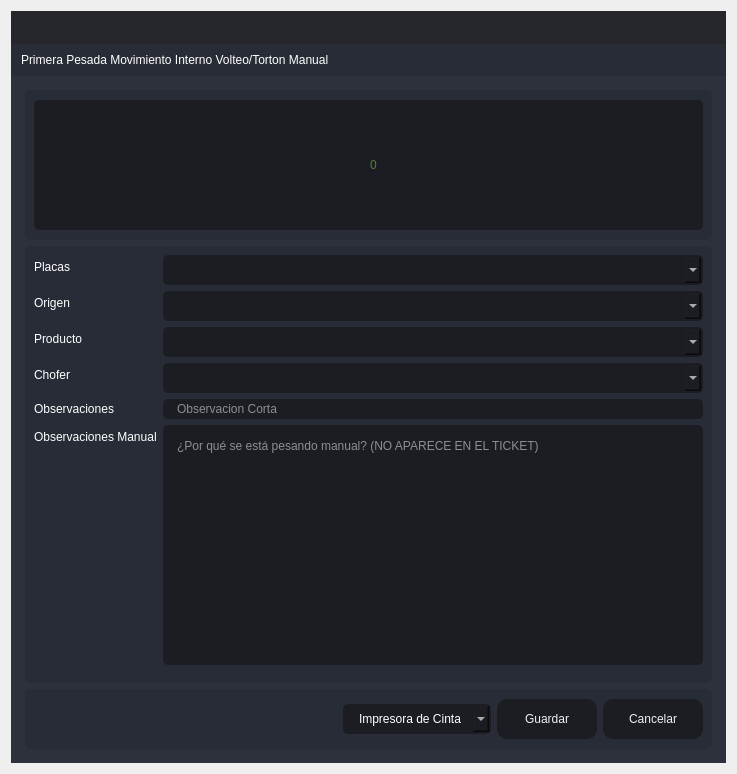
<?xml version="1.0" encoding="UTF-8"?>
<ui version="4.0">
 <class>PrimeraPTA</class>
 <widget class="QDialog" name="PrimeraPTA">
  <property name="windowModality">
   <enum>Qt::ApplicationModal</enum>
  </property>
  <property name="geometry">
   <rect>
    <x>0</x>
    <y>0</y>
    <width>737</width>
    <height>774</height>
   </rect>
  </property>
  <property name="minimumSize">
   <size>
    <width>737</width>
    <height>774</height>
   </size>
  </property>
  <property name="maximumSize">
   <size>
    <width>737</width>
    <height>774</height>
   </size>
  </property>
  <property name="windowTitle">
   <string>Primera Pesada Mov. Interno Torton Manual</string>
  </property>
  <layout class="QVBoxLayout" name="verticalLayout_6">
   <item>
    <widget class="QFrame" name="frame_main">
     <property name="styleSheet">
      <string notr="true">/* LINE EDIT */
QLineEdit {
	background-color: rgb(27, 29, 35);
	border-radius: 5px;
	border: 2px solid rgb(27, 29, 35);
	padding-left: 10px;
}
QLineEdit:hover {
	border: 2px solid rgb(64, 71, 88);
}
QLineEdit:focus {
	border: 2px solid rgb(91, 101, 124);
}

/* SCROLL BARS */
QScrollBar:horizontal {
    border: none;
    background: rgb(52, 59, 72);
    height: 14px;
    margin: 0px 21px 0 21px;
	border-radius: 0px;
}
QScrollBar::handle:horizontal {
    background: rgb(85, 170, 255);
    min-width: 25px;
	border-radius: 7px
}
QScrollBar::add-line:horizontal {
    border: none;
    background: rgb(55, 63, 77);
    width: 20px;
	border-top-right-radius: 7px;
    border-bottom-right-radius: 7px;
    subcontrol-position: right;
    subcontrol-origin: margin;
}
QScrollBar::sub-line:horizontal {
    border: none;
    background: rgb(55, 63, 77);
    width: 20px;
	border-top-left-radius: 7px;
    border-bottom-left-radius: 7px;
    subcontrol-position: left;
    subcontrol-origin: margin;
}
QScrollBar::up-arrow:horizontal, QScrollBar::down-arrow:horizontal
{
     background: none;
}
QScrollBar::add-page:horizontal, QScrollBar::sub-page:horizontal
{
     background: none;
}
 QScrollBar:vertical {
	border: none;
    background: rgb(52, 59, 72);
    width: 14px;
    margin: 21px 0 21px 0;
	border-radius: 0px;
 }
 QScrollBar::handle:vertical {	
	background: rgb(85, 170, 255);
    min-height: 25px;
	border-radius: 7px
 }
 QScrollBar::add-line:vertical {
     border: none;
    background: rgb(55, 63, 77);
     height: 20px;
	border-bottom-left-radius: 7px;
    border-bottom-right-radius: 7px;
     subcontrol-position: bottom;
     subcontrol-origin: margin;
 }
 QScrollBar::sub-line:vertical {
	border: none;
    background: rgb(55, 63, 77);
     height: 20px;
	border-top-left-radius: 7px;
    border-top-right-radius: 7px;
     subcontrol-position: top;
     subcontrol-origin: margin;
 }
 QScrollBar::up-arrow:vertical, QScrollBar::down-arrow:vertical {
     background: none;
 }

 QScrollBar::add-page:vertical, QScrollBar::sub-page:vertical {
     background: none;
 }

/* CHECKBOX */
QCheckBox::indicator {
    border: 3px solid rgb(52, 59, 72);
	width: 15px;
	height: 15px;
	border-radius: 10px;
    background: rgb(44, 49, 60);
}
QCheckBox::indicator:hover {
    border: 3px solid rgb(58, 66, 81);
}
QCheckBox::indicator:checked {
    background: 3px solid rgb(52, 59, 72);
	border: 3px solid rgb(52, 59, 72);	
	background-image: url(:/16x16/icons/16x16/cil-check-alt.png);
}

/* RADIO BUTTON */
QRadioButton::indicator {
    border: 3px solid rgb(52, 59, 72);
	width: 15px;
	height: 15px;
	border-radius: 10px;
    background: rgb(44, 49, 60);
}
QRadioButton::indicator:hover {
    border: 3px solid rgb(58, 66, 81);
}
QRadioButton::indicator:checked {
    background: 3px solid rgb(94, 106, 130);
	border: 3px solid rgb(52, 59, 72);	
}

/* COMBOBOX */
QComboBox{
	background-color: rgb(27, 29, 35);
	border-radius: 5px;
	border: 2px solid rgb(27, 29, 35);
	padding: 5px;
	padding-left: 10px;
}
QComboBox:hover{
	border: 2px solid rgb(64, 71, 88);
}
QComboBox::drop-down {
	subcontrol-origin: padding;
	subcontrol-position: top right;
	width: 25px; 
	border-left-width: 3px;
	border-left-color: rgba(39, 44, 54, 150);
	border-left-style: solid;
	border-top-right-radius: 3px;
	border-bottom-right-radius: 3px;	
	background-image: url(:/16x16/icons/16x16/cil-arrow-bottom.png);
	background-position: center;
	background-repeat: no-reperat;
 }
QComboBox QAbstractItemView {
	color: rgb(85, 170, 255);	
	background-color: rgb(27, 29, 35);
	padding: 10px;
	selection-background-color: rgb(39, 44, 54);
}

/* SLIDERS */
QSlider::groove:horizontal {
    border-radius: 9px;
    height: 18px;
	margin: 0px;
	background-color: rgb(52, 59, 72);
}
QSlider::groove:horizontal:hover {
	background-color: rgb(55, 62, 76);
}
QSlider::handle:horizontal {
    background-color: rgb(85, 170, 255);
    border: none;
    height: 18px;
    width: 18px;
    margin: 0px;
	border-radius: 9px;
}
QSlider::handle:horizontal:hover {
    background-color: rgb(105, 180, 255);
}
QSlider::handle:horizontal:pressed {
    background-color: rgb(65, 130, 195);
}

QSlider::groove:vertical {
    border-radius: 9px;
    width: 18px;
    margin: 0px;
	background-color: rgb(52, 59, 72);
}
QSlider::groove:vertical:hover {
	background-color: rgb(55, 62, 76);
}
QSlider::handle:vertical {
    background-color: rgb(85, 170, 255);
	border: none;
    height: 18px;
    width: 18px;
    margin: 0px;
	border-radius: 9px;
}
QSlider::handle:vertical:hover {
    background-color: rgb(105, 180, 255);
}
QSlider::handle:vertical:pressed {
    background-color: rgb(65, 130, 195);
}

</string>
     </property>
     <property name="frameShape">
      <enum>QFrame::NoFrame</enum>
     </property>
     <property name="frameShadow">
      <enum>QFrame::Raised</enum>
     </property>
     <layout class="QVBoxLayout" name="verticalLayout">
      <property name="spacing">
       <number>0</number>
      </property>
      <property name="leftMargin">
       <number>0</number>
      </property>
      <property name="topMargin">
       <number>0</number>
      </property>
      <property name="rightMargin">
       <number>0</number>
      </property>
      <property name="bottomMargin">
       <number>0</number>
      </property>
      <item>
       <widget class="QFrame" name="frame_top">
        <property name="minimumSize">
         <size>
          <width>0</width>
          <height>65</height>
         </size>
        </property>
        <property name="maximumSize">
         <size>
          <width>16777215</width>
          <height>65</height>
         </size>
        </property>
        <property name="styleSheet">
         <string notr="true">background-color: transparent;</string>
        </property>
        <property name="frameShape">
         <enum>QFrame::NoFrame</enum>
        </property>
        <property name="frameShadow">
         <enum>QFrame::Raised</enum>
        </property>
        <layout class="QHBoxLayout" name="horizontalLayout_3">
         <property name="spacing">
          <number>0</number>
         </property>
         <property name="leftMargin">
          <number>0</number>
         </property>
         <property name="topMargin">
          <number>0</number>
         </property>
         <property name="rightMargin">
          <number>0</number>
         </property>
         <property name="bottomMargin">
          <number>0</number>
         </property>
         <item>
          <widget class="QFrame" name="frame_toggle">
           <property name="maximumSize">
            <size>
             <width>70</width>
             <height>16777215</height>
            </size>
           </property>
           <property name="styleSheet">
            <string notr="true">background-color: rgb(27, 29, 35);</string>
           </property>
           <property name="frameShape">
            <enum>QFrame::NoFrame</enum>
           </property>
           <property name="frameShadow">
            <enum>QFrame::Raised</enum>
           </property>
           <layout class="QVBoxLayout" name="verticalLayout_3">
            <property name="spacing">
             <number>0</number>
            </property>
            <property name="leftMargin">
             <number>0</number>
            </property>
            <property name="topMargin">
             <number>0</number>
            </property>
            <property name="rightMargin">
             <number>0</number>
            </property>
            <property name="bottomMargin">
             <number>0</number>
            </property>
           </layout>
          </widget>
         </item>
         <item>
          <widget class="QFrame" name="frame_top_right">
           <property name="styleSheet">
            <string notr="true">background: transparent;</string>
           </property>
           <property name="frameShape">
            <enum>QFrame::NoFrame</enum>
           </property>
           <property name="frameShadow">
            <enum>QFrame::Raised</enum>
           </property>
           <layout class="QVBoxLayout" name="verticalLayout_2">
            <property name="spacing">
             <number>0</number>
            </property>
            <property name="leftMargin">
             <number>0</number>
            </property>
            <property name="topMargin">
             <number>0</number>
            </property>
            <property name="rightMargin">
             <number>0</number>
            </property>
            <property name="bottomMargin">
             <number>0</number>
            </property>
            <item>
             <widget class="QFrame" name="frame_top_btns">
              <property name="maximumSize">
               <size>
                <width>16777215</width>
                <height>42</height>
               </size>
              </property>
              <property name="styleSheet">
               <string notr="true">background-color: rgba(27, 29, 35, 200)</string>
              </property>
              <property name="frameShape">
               <enum>QFrame::NoFrame</enum>
              </property>
              <property name="frameShadow">
               <enum>QFrame::Raised</enum>
              </property>
              <layout class="QHBoxLayout" name="horizontalLayout_4">
               <property name="spacing">
                <number>0</number>
               </property>
               <property name="leftMargin">
                <number>0</number>
               </property>
               <property name="topMargin">
                <number>0</number>
               </property>
               <property name="rightMargin">
                <number>0</number>
               </property>
               <property name="bottomMargin">
                <number>0</number>
               </property>
               <item>
                <widget class="QFrame" name="frame_label_top_btns">
                 <property name="sizePolicy">
                  <sizepolicy hsizetype="Expanding" vsizetype="Preferred">
                   <horstretch>0</horstretch>
                   <verstretch>0</verstretch>
                  </sizepolicy>
                 </property>
                 <property name="frameShape">
                  <enum>QFrame::NoFrame</enum>
                 </property>
                 <property name="frameShadow">
                  <enum>QFrame::Raised</enum>
                 </property>
                 <layout class="QHBoxLayout" name="horizontalLayout_10">
                  <property name="spacing">
                   <number>0</number>
                  </property>
                  <property name="leftMargin">
                   <number>5</number>
                  </property>
                  <property name="topMargin">
                   <number>0</number>
                  </property>
                  <property name="rightMargin">
                   <number>10</number>
                  </property>
                  <property name="bottomMargin">
                   <number>0</number>
                  </property>
                 </layout>
                </widget>
               </item>
               <item alignment="Qt::AlignRight">
                <widget class="QFrame" name="frame_btns_right">
                 <property name="sizePolicy">
                  <sizepolicy hsizetype="Expanding" vsizetype="Preferred">
                   <horstretch>0</horstretch>
                   <verstretch>0</verstretch>
                  </sizepolicy>
                 </property>
                 <property name="maximumSize">
                  <size>
                   <width>120</width>
                   <height>16777215</height>
                  </size>
                 </property>
                 <property name="frameShape">
                  <enum>QFrame::NoFrame</enum>
                 </property>
                 <property name="frameShadow">
                  <enum>QFrame::Raised</enum>
                 </property>
                 <layout class="QHBoxLayout" name="horizontalLayout_5">
                  <property name="spacing">
                   <number>0</number>
                  </property>
                  <property name="leftMargin">
                   <number>0</number>
                  </property>
                  <property name="topMargin">
                   <number>0</number>
                  </property>
                  <property name="rightMargin">
                   <number>0</number>
                  </property>
                  <property name="bottomMargin">
                   <number>0</number>
                  </property>
                 </layout>
                </widget>
               </item>
              </layout>
             </widget>
            </item>
            <item>
             <widget class="QFrame" name="frame_top_info">
              <property name="maximumSize">
               <size>
                <width>16777215</width>
                <height>65</height>
               </size>
              </property>
              <property name="styleSheet">
               <string notr="true">background-color: rgb(39, 44, 54);</string>
              </property>
              <property name="frameShape">
               <enum>QFrame::NoFrame</enum>
              </property>
              <property name="frameShadow">
               <enum>QFrame::Raised</enum>
              </property>
              <layout class="QHBoxLayout" name="horizontalLayout_8">
               <property name="spacing">
                <number>0</number>
               </property>
               <property name="leftMargin">
                <number>10</number>
               </property>
               <property name="topMargin">
                <number>0</number>
               </property>
               <property name="rightMargin">
                <number>10</number>
               </property>
               <property name="bottomMargin">
                <number>0</number>
               </property>
               <item>
                <widget class="QLabel" name="label">
                 <property name="styleSheet">
                  <string notr="true">font: 75 16pt &quot;MS Shell Dlg 2&quot;;
color: rgb(255, 255, 255);</string>
                 </property>
                 <property name="text">
                  <string>Primera Pesada Movimiento Interno Volteo/Torton Manual</string>
                 </property>
                </widget>
               </item>
              </layout>
             </widget>
            </item>
           </layout>
          </widget>
         </item>
        </layout>
       </widget>
      </item>
      <item>
       <widget class="QFrame" name="frame_center">
        <property name="sizePolicy">
         <sizepolicy hsizetype="Expanding" vsizetype="Expanding">
          <horstretch>0</horstretch>
          <verstretch>0</verstretch>
         </sizepolicy>
        </property>
        <property name="styleSheet">
         <string notr="true">background-color: rgb(40, 44, 52);</string>
        </property>
        <property name="frameShape">
         <enum>QFrame::NoFrame</enum>
        </property>
        <property name="frameShadow">
         <enum>QFrame::Raised</enum>
        </property>
        <layout class="QHBoxLayout" name="horizontalLayout_2">
         <property name="spacing">
          <number>0</number>
         </property>
         <property name="leftMargin">
          <number>0</number>
         </property>
         <property name="topMargin">
          <number>0</number>
         </property>
         <property name="rightMargin">
          <number>0</number>
         </property>
         <property name="bottomMargin">
          <number>0</number>
         </property>
         <item>
          <widget class="QFrame" name="frame_content_right">
           <property name="styleSheet">
            <string notr="true">background-color: rgb(44, 49, 60);</string>
           </property>
           <property name="frameShape">
            <enum>QFrame::NoFrame</enum>
           </property>
           <property name="frameShadow">
            <enum>QFrame::Raised</enum>
           </property>
           <layout class="QVBoxLayout" name="verticalLayout_4">
            <property name="spacing">
             <number>0</number>
            </property>
            <property name="leftMargin">
             <number>0</number>
            </property>
            <property name="topMargin">
             <number>0</number>
            </property>
            <property name="rightMargin">
             <number>0</number>
            </property>
            <property name="bottomMargin">
             <number>0</number>
            </property>
            <item>
             <widget class="QFrame" name="frame_content">
              <property name="frameShape">
               <enum>QFrame::NoFrame</enum>
              </property>
              <property name="frameShadow">
               <enum>QFrame::Raised</enum>
              </property>
              <layout class="QVBoxLayout" name="verticalLayout_9">
               <property name="spacing">
                <number>0</number>
               </property>
               <property name="leftMargin">
                <number>5</number>
               </property>
               <property name="topMargin">
                <number>5</number>
               </property>
               <property name="rightMargin">
                <number>5</number>
               </property>
               <property name="bottomMargin">
                <number>5</number>
               </property>
               <item>
                <widget class="QStackedWidget" name="stackedWidget">
                 <property name="styleSheet">
                  <string notr="true">background: transparent;</string>
                 </property>
                 <property name="currentIndex">
                  <number>0</number>
                 </property>
                 <widget class="QWidget" name="page_home">
                  <layout class="QVBoxLayout" name="verticalLayout_10">
                   <item>
                    <widget class="QFrame" name="frame_3">
                     <property name="minimumSize">
                      <size>
                       <width>0</width>
                       <height>150</height>
                      </size>
                     </property>
                     <property name="maximumSize">
                      <size>
                       <width>16777215</width>
                       <height>150</height>
                      </size>
                     </property>
                     <property name="styleSheet">
                      <string notr="true">background-color: rgb(39, 44, 54);
border-radius: 5px;</string>
                     </property>
                     <property name="frameShape">
                      <enum>QFrame::StyledPanel</enum>
                     </property>
                     <property name="frameShadow">
                      <enum>QFrame::Raised</enum>
                     </property>
                     <layout class="QVBoxLayout" name="verticalLayout_11">
                      <item>
                       <layout class="QVBoxLayout" name="verticalLayout_8">
                        <item>
                         <widget class="QLineEdit" name="Peso">
                          <property name="minimumSize">
                           <size>
                            <width>0</width>
                            <height>130</height>
                           </size>
                          </property>
                          <property name="maximumSize">
                           <size>
                            <width>16777215</width>
                            <height>130</height>
                           </size>
                          </property>
                          <property name="styleSheet">
                           <string notr="true">QLineEdit {
	background-color: rgb(27, 29, 35);
	border-radius: 5px;
	border: 2px solid rgb(27, 29, 35);
	padding-left: 10px;
	font: 75 80pt &quot;MS Shell Dlg 2&quot;;	
	color: rgb(138, 226, 52);
}
QLineEdit:hover {
	border: 2px solid rgb(64, 71, 88);
}
QLineEdit:focus {
	border: 2px solid rgb(91, 101, 124);
}</string>
                          </property>
                          <property name="alignment">
                           <set>Qt::AlignCenter</set>
                          </property>
                          <property name="placeholderText">
                           <string>0</string>
                          </property>
                         </widget>
                        </item>
                       </layout>
                      </item>
                     </layout>
                    </widget>
                   </item>
                   <item>
                    <widget class="QFrame" name="frame">
                     <property name="styleSheet">
                      <string notr="true">background-color: rgb(39, 44, 54);
border-radius: 5px;</string>
                     </property>
                     <property name="frameShape">
                      <enum>QFrame::StyledPanel</enum>
                     </property>
                     <property name="frameShadow">
                      <enum>QFrame::Raised</enum>
                     </property>
                     <layout class="QVBoxLayout" name="verticalLayout_5">
                      <item>
                       <layout class="QVBoxLayout" name="verticalLayout_12">
                        <item>
                         <layout class="QFormLayout" name="formLayout">
                          <item row="0" column="0">
                           <widget class="QLabel" name="label_2">
                            <property name="styleSheet">
                             <string notr="true">color: rgb(255, 255, 255);
font: 75 12pt &quot;MS Shell Dlg 2&quot;;</string>
                            </property>
                            <property name="text">
                             <string>Placas</string>
                            </property>
                           </widget>
                          </item>
                          <item row="0" column="1">
                           <widget class="QComboBox" name="comboBox_placas">
                            <property name="styleSheet">
                             <string notr="true">QComboBox{
	background-color: rgb(27, 29, 35);
	border-radius: 5px;
	border: 2px solid rgb(27, 29, 35);
	padding: 5px;
	padding-left: 14px;
	color: rgb(255, 255, 255);
    font: 75 12pt &quot;MS Shell Dlg 2&quot;;
}
QComboBox:hover{
	border: 2px solid rgb(64, 71, 88);
}
QComboBox QAbstractItemView {
	color: rgb(85, 170, 255);	
	background-color: rgb(27, 29, 35);
	padding: 10px;
	selection-background-color: rgb(39, 44, 54);
}</string>
                            </property>
                           </widget>
                          </item>
                          <item row="1" column="0">
                           <widget class="QLabel" name="label_3">
                            <property name="styleSheet">
                             <string notr="true">color: rgb(255, 255, 255);
font: 75 12pt &quot;MS Shell Dlg 2&quot;;</string>
                            </property>
                            <property name="text">
                             <string>Origen</string>
                            </property>
                           </widget>
                          </item>
                          <item row="1" column="1">
                           <widget class="QComboBox" name="comboBox_origen">
                            <property name="styleSheet">
                             <string notr="true">QComboBox{
	background-color: rgb(27, 29, 35);
	border-radius: 5px;
	border: 2px solid rgb(27, 29, 35);
	padding: 5px;
	padding-left: 14px;
	color: rgb(255, 255, 255);
    font: 75 12pt &quot;MS Shell Dlg 2&quot;;
}
QComboBox:hover{
	border: 2px solid rgb(64, 71, 88);
}
QComboBox QAbstractItemView {
	color: rgb(85, 170, 255);	
	background-color: rgb(27, 29, 35);
	padding: 10px;
	selection-background-color: rgb(39, 44, 54);
}</string>
                            </property>
                           </widget>
                          </item>
                          <item row="2" column="0">
                           <widget class="QLabel" name="label_5">
                            <property name="styleSheet">
                             <string notr="true">color: rgb(255, 255, 255);
font: 75 12pt &quot;MS Shell Dlg 2&quot;;</string>
                            </property>
                            <property name="text">
                             <string>Producto</string>
                            </property>
                           </widget>
                          </item>
                          <item row="2" column="1">
                           <widget class="QComboBox" name="comboBox_productos">
                            <property name="styleSheet">
                             <string notr="true">QComboBox{
	background-color: rgb(27, 29, 35);
	border-radius: 5px;
	border: 2px solid rgb(27, 29, 35);
	padding: 5px;
	padding-left: 14px;
	color: rgb(255, 255, 255);
    font: 75 12pt &quot;MS Shell Dlg 2&quot;;
}
QComboBox:hover{
	border: 2px solid rgb(64, 71, 88);
}
QComboBox QAbstractItemView {
	color: rgb(85, 170, 255);	
	background-color: rgb(27, 29, 35);
	padding: 10px;
	selection-background-color: rgb(39, 44, 54);
}</string>
                            </property>
                           </widget>
                          </item>
                          <item row="3" column="0">
                           <widget class="QLabel" name="label_6">
                            <property name="styleSheet">
                             <string notr="true">color: rgb(255, 255, 255);
font: 75 12pt &quot;MS Shell Dlg 2&quot;;</string>
                            </property>
                            <property name="text">
                             <string>Chofer</string>
                            </property>
                           </widget>
                          </item>
                          <item row="3" column="1">
                           <widget class="QComboBox" name="comboBox_operador">
                            <property name="styleSheet">
                             <string notr="true">QComboBox{
	background-color: rgb(27, 29, 35);
	border-radius: 5px;
	border: 2px solid rgb(27, 29, 35);
	padding: 5px;
	padding-left: 14px;
	color: rgb(255, 255, 255);
    font: 75 12pt &quot;MS Shell Dlg 2&quot;;
}
QComboBox:hover{
	border: 2px solid rgb(64, 71, 88);
}
QComboBox QAbstractItemView {
	color: rgb(85, 170, 255);	
	background-color: rgb(27, 29, 35);
	padding: 10px;
	selection-background-color: rgb(39, 44, 54);
}</string>
                            </property>
                           </widget>
                          </item>
                          <item row="4" column="0">
                           <widget class="QLabel" name="label_7">
                            <property name="styleSheet">
                             <string notr="true">color: rgb(255, 255, 255);
font: 75 12pt &quot;MS Shell Dlg 2&quot;;</string>
                            </property>
                            <property name="text">
                             <string>Observaciones</string>
                            </property>
                           </widget>
                          </item>
                          <item row="6" column="0">
                           <widget class="Line" name="line">
                            <property name="orientation">
                             <enum>Qt::Horizontal</enum>
                            </property>
                           </widget>
                          </item>
                          <item row="5" column="0">
                           <widget class="QLabel" name="label_4">
                            <property name="styleSheet">
                             <string notr="true">color: rgb(255, 255, 255);
font: 75 12pt &quot;MS Shell Dlg 2&quot;;</string>
                            </property>
                            <property name="text">
                             <string>Observaciones Manual</string>
                            </property>
                           </widget>
                          </item>
                          <item row="5" column="1">
                           <widget class="QPlainTextEdit" name="Observaciones_Manual">
                            <property name="styleSheet">
                             <string notr="true">QPlainTextEdit {
	background-color: rgb(27, 29, 35);
	border-radius: 5px;
	padding: 10px;
    color: rgb(255, 255, 255);
	font: 75 12pt &quot;MS Shell Dlg 2&quot;;
}
QPlainTextEdit:hover {
	border: 2px solid rgb(64, 71, 88);
}
QPlainTextEdit:focus {
	border: 2px solid rgb(91, 101, 124);
}</string>
                            </property>
                            <property name="placeholderText">
                             <string>¿Por qué se está pesando manual? (NO APARECE EN EL TICKET)</string>
                            </property>
                           </widget>
                          </item>
                          <item row="4" column="1">
                           <widget class="QLineEdit" name="observaciones">
                            <property name="styleSheet">
                             <string notr="true">QLineEdit {
	background-color: rgb(27, 29, 35);
	border-radius: 5px;
	border: 2px solid rgb(27, 29, 35);
	padding-left: 10px;
	font: 75 12pt &quot;MS Shell Dlg 2&quot;;
	color: rgb(255, 255, 255);
}
QLineEdit:hover {
	border: 2px solid rgb(64, 71, 88);
}
QLineEdit:focus {
	border: 2px solid rgb(91, 101, 124);
}</string>
                            </property>
                            <property name="maxLength">
                             <number>125</number>
                            </property>
                            <property name="placeholderText">
                             <string>Observacion Corta</string>
                            </property>
                           </widget>
                          </item>
                         </layout>
                        </item>
                       </layout>
                      </item>
                     </layout>
                    </widget>
                   </item>
                   <item>
                    <widget class="QFrame" name="frame_2">
                     <property name="minimumSize">
                      <size>
                       <width>0</width>
                       <height>60</height>
                      </size>
                     </property>
                     <property name="maximumSize">
                      <size>
                       <width>16777215</width>
                       <height>60</height>
                      </size>
                     </property>
                     <property name="styleSheet">
                      <string notr="true">background-color: rgb(39, 44, 54);
border-radius: 5px;</string>
                     </property>
                     <property name="frameShape">
                      <enum>QFrame::StyledPanel</enum>
                     </property>
                     <property name="frameShadow">
                      <enum>QFrame::Raised</enum>
                     </property>
                     <layout class="QHBoxLayout" name="horizontalLayout_9">
                      <item>
                       <layout class="QGridLayout" name="gridLayout">
                        <item row="0" column="3">
                         <widget class="QPushButton" name="btnr">
                          <property name="minimumSize">
                           <size>
                            <width>100</width>
                            <height>40</height>
                           </size>
                          </property>
                          <property name="styleSheet">
                           <string notr="true">QPushButton {
	border-color: rgb(27, 29, 35);
	font: 75 10pt &quot;MS Shell Dlg 2&quot;;
	color: rgb(240, 240, 240);
	background-color: rgb(27, 29, 35);
	border: 0px solid;
	border-radius: 10px;	
}
QPushButton:hover {
	background-color:rgb(44, 49, 60);
	border-color: rgb(27, 29, 35);
	border: 2px solid;
}</string>
                          </property>
                          <property name="text">
                           <string>Cancelar</string>
                          </property>
                         </widget>
                        </item>
                        <item row="0" column="0">
                         <spacer name="horizontalSpacer">
                          <property name="orientation">
                           <enum>Qt::Horizontal</enum>
                          </property>
                          <property name="sizeHint" stdset="0">
                           <size>
                            <width>40</width>
                            <height>20</height>
                           </size>
                          </property>
                         </spacer>
                        </item>
                        <item row="0" column="2">
                         <widget class="QPushButton" name="btn_guardar">
                          <property name="minimumSize">
                           <size>
                            <width>100</width>
                            <height>40</height>
                           </size>
                          </property>
                          <property name="styleSheet">
                           <string notr="true">QPushButton {
	border-color: rgb(27, 29, 35);
	font: 75 10pt &quot;MS Shell Dlg 2&quot;;
	color: rgb(240, 240, 240);
	background-color: rgb(27, 29, 35);
	border: 0px solid;
	border-radius: 10px;	
}
QPushButton:hover {
	background-color:rgb(44, 49, 60);
	border-color: rgb(27, 29, 35);
	border: 2px solid;
}</string>
                          </property>
                          <property name="text">
                           <string>Guardar</string>
                          </property>
                         </widget>
                        </item>
                        <item row="0" column="1">
                         <widget class="QComboBox" name="comboBox_impresora">
                          <property name="styleSheet">
                           <string notr="true">QComboBox{
	background-color: rgb(27, 29, 35);
	border-radius: 5px;
	border: 2px solid rgb(27, 29, 35);
	padding: 5px;
	padding-left: 14px;
	color: rgb(255, 255, 255);
    font: 75 12pt &quot;MS Shell Dlg 2&quot;;
}
QComboBox:hover{
	border: 2px solid rgb(64, 71, 88);
}
QComboBox QAbstractItemView {
	color: rgb(85, 170, 255);	
	background-color: rgb(27, 29, 35);
	padding: 10px;
	selection-background-color: rgb(39, 44, 54);
}</string>
                          </property>
                          <item>
                           <property name="text">
                            <string>Impresora de Cinta</string>
                           </property>
                          </item>
                          <item>
                           <property name="text">
                            <string>Impresora Windows</string>
                           </property>
                          </item>
                         </widget>
                        </item>
                       </layout>
                      </item>
                     </layout>
                    </widget>
                   </item>
                  </layout>
                 </widget>
                </widget>
               </item>
              </layout>
             </widget>
            </item>
           </layout>
          </widget>
         </item>
        </layout>
       </widget>
      </item>
     </layout>
    </widget>
   </item>
  </layout>
 </widget>
 <tabstops>
  <tabstop>Peso</tabstop>
  <tabstop>comboBox_placas</tabstop>
  <tabstop>comboBox_origen</tabstop>
  <tabstop>comboBox_productos</tabstop>
  <tabstop>comboBox_operador</tabstop>
  <tabstop>observaciones</tabstop>
  <tabstop>Observaciones_Manual</tabstop>
  <tabstop>btn_guardar</tabstop>
  <tabstop>btnr</tabstop>
 </tabstops>
 <resources/>
 <connections/>
</ui>
